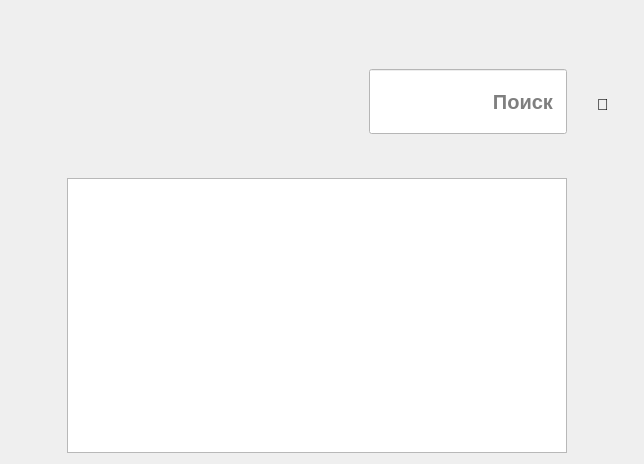
      <widget class="QWidget" name="tab_2">
       <attribute name="title">
        <string>Мой портфель💼</string>
       </attribute>
       <layout class="QGridLayout" name="gridLayout_2">
        <item row="3" column="2" colspan="3">
         <widget class="QTableWidget" name="tableWidget_2">
          <property name="palette">
           <palette>
            <active>
             <colorrole role="Text">
              <brush brushstyle="SolidPattern">
               <color alpha="255">
                <red>255</red>
                <green>100</green>
                <blue>0</blue>
               </color>
              </brush>
             </colorrole>
             <colorrole role="ButtonText">
              <brush brushstyle="SolidPattern">
               <color alpha="255">
                <red>255</red>
                <green>100</green>
                <blue>0</blue>
               </color>
              </brush>
             </colorrole>
            </active>
            <inactive>
             <colorrole role="Text">
              <brush brushstyle="SolidPattern">
               <color alpha="255">
                <red>255</red>
                <green>100</green>
                <blue>0</blue>
               </color>
              </brush>
             </colorrole>
             <colorrole role="ButtonText">
              <brush brushstyle="SolidPattern">
               <color alpha="255">
                <red>255</red>
                <green>100</green>
                <blue>0</blue>
               </color>
              </brush>
             </colorrole>
            </inactive>
            <disabled>
             <colorrole role="Text">
              <brush brushstyle="SolidPattern">
               <color alpha="255">
                <red>77</red>
                <green>77</green>
                <blue>77</blue>
               </color>
              </brush>
             </colorrole>
             <colorrole role="ButtonText">
              <brush brushstyle="SolidPattern">
               <color alpha="255">
                <red>77</red>
                <green>77</green>
                <blue>77</blue>
               </color>
              </brush>
             </colorrole>
            </disabled>
           </palette>
          </property>
          <property name="font">
           <font>
            <pointsize>15</pointsize>
           </font>
          </property>
          <property name="styleSheet">
           <string notr="true"/>
          </property>
          <property name="verticalScrollBarPolicy">
           <enum>Qt::ScrollBarAsNeeded</enum>
          </property>
          <property name="horizontalScrollBarPolicy">
           <enum>Qt::ScrollBarAsNeeded</enum>
          </property>
          <property name="sizeAdjustPolicy">
           <enum>QAbstractScrollArea::AdjustIgnored</enum>
          </property>
          <property name="iconSize">
           <size>
            <width>0</width>
            <height>0</height>
           </size>
          </property>
          <property name="showGrid">
           <bool>false</bool>
          </property>
          <property name="sortingEnabled">
           <bool>true</bool>
          </property>
          <property name="wordWrap">
           <bool>true</bool>
          </property>
          <property name="cornerButtonEnabled">
           <bool>true</bool>
          </property>
          <property name="columnCount">
           <number>0</number>
          </property>
          <attribute name="horizontalHeaderCascadingSectionResizes">
           <bool>true</bool>
          </attribute>
          <attribute name="horizontalHeaderDefaultSectionSize">
           <number>250</number>
          </attribute>
          <attribute name="horizontalHeaderMinimumSectionSize">
           <number>50</number>
          </attribute>
          <attribute name="horizontalHeaderShowSortIndicator" stdset="0">
           <bool>true</bool>
          </attribute>
          <attribute name="horizontalHeaderStretchLastSection">
           <bool>true</bool>
          </attribute>
         </widget>
        </item>
        <item row="1" column="3">
         <widget class="QPushButton" name="update_btn">
          <property name="sizePolicy">
           <sizepolicy hsizetype="Fixed" vsizetype="Minimum">
            <horstretch>0</horstretch>
            <verstretch>0</verstretch>
           </sizepolicy>
          </property>
          <property name="minimumSize">
           <size>
            <width>60</width>
            <height>50</height>
           </size>
          </property>
          <property name="styleSheet">
           <string notr="true">border-radius:  20px;</string>
          </property>
          <property name="text">
           <string/>
          </property>
          <property name="iconSize">
           <size>
            <width>20</width>
            <height>20</height>
           </size>
          </property>
         </widget>
        </item>
        <item row="1" column="5">
         <widget class="QPushButton" name="search_btn_2">
          <property name="sizePolicy">
           <sizepolicy hsizetype="MinimumExpanding" vsizetype="Maximum">
            <horstretch>0</horstretch>
            <verstretch>0</verstretch>
           </sizepolicy>
          </property>
          <property name="minimumSize">
           <size>
            <width>60</width>
            <height>60</height>
           </size>
          </property>
          <property name="maximumSize">
           <size>
            <width>50</width>
            <height>50</height>
           </size>
          </property>
          <property name="baseSize">
           <size>
            <width>60</width>
            <height>60</height>
           </size>
          </property>
          <property name="font">
           <font>
            <family>MS Shell Dlg 2</family>
            <pointsize>12</pointsize>
            <stylestrategy>PreferDefault</stylestrategy>
           </font>
          </property>
          <property name="styleSheet">
           <string notr="true">border-radius:  10px;</string>
          </property>
          <property name="text">
           <string>🔎</string>
          </property>
         </widget>
        </item>
        <item row="1" column="2">
         <widget class="QLabel" name="status_label">
          <property name="font">
           <font>
            <pointsize>12</pointsize>
           </font>
          </property>
          <property name="text">
           <string/>
          </property>
         </widget>
        </item>
        <item row="1" column="4">
         <widget class="QLineEdit" name="search_bar_2">
          <property name="sizePolicy">
           <sizepolicy hsizetype="Expanding" vsizetype="MinimumExpanding">
            <horstretch>0</horstretch>
            <verstretch>0</verstretch>
           </sizepolicy>
          </property>
          <property name="minimumSize">
           <size>
            <width>0</width>
            <height>65</height>
           </size>
          </property>
          <property name="maximumSize">
           <size>
            <width>16777215</width>
            <height>60</height>
           </size>
          </property>
          <property name="palette">
           <palette>
            <active>
             <colorrole role="Button">
              <brush brushstyle="SolidPattern">
               <color alpha="255">
                <red>255</red>
                <green>255</green>
                <blue>255</blue>
               </color>
              </brush>
             </colorrole>
             <colorrole role="Base">
              <brush brushstyle="SolidPattern">
               <color alpha="255">
                <red>255</red>
                <green>255</green>
                <blue>255</blue>
               </color>
              </brush>
             </colorrole>
             <colorrole role="Window">
              <brush brushstyle="SolidPattern">
               <color alpha="255">
                <red>255</red>
                <green>255</green>
                <blue>255</blue>
               </color>
              </brush>
             </colorrole>
            </active>
            <inactive>
             <colorrole role="Button">
              <brush brushstyle="SolidPattern">
               <color alpha="255">
                <red>255</red>
                <green>255</green>
                <blue>255</blue>
               </color>
              </brush>
             </colorrole>
             <colorrole role="Base">
              <brush brushstyle="SolidPattern">
               <color alpha="255">
                <red>255</red>
                <green>255</green>
                <blue>255</blue>
               </color>
              </brush>
             </colorrole>
             <colorrole role="Window">
              <brush brushstyle="SolidPattern">
               <color alpha="255">
                <red>255</red>
                <green>255</green>
                <blue>255</blue>
               </color>
              </brush>
             </colorrole>
            </inactive>
            <disabled>
             <colorrole role="Button">
              <brush brushstyle="SolidPattern">
               <color alpha="255">
                <red>255</red>
                <green>255</green>
                <blue>255</blue>
               </color>
              </brush>
             </colorrole>
             <colorrole role="Base">
              <brush brushstyle="SolidPattern">
               <color alpha="255">
                <red>255</red>
                <green>255</green>
                <blue>255</blue>
               </color>
              </brush>
             </colorrole>
             <colorrole role="Window">
              <brush brushstyle="SolidPattern">
               <color alpha="255">
                <red>255</red>
                <green>255</green>
                <blue>255</blue>
               </color>
              </brush>
             </colorrole>
            </disabled>
           </palette>
          </property>
          <property name="font">
           <font>
            <pointsize>15</pointsize>
            <weight>75</weight>
            <italic>false</italic>
            <bold>true</bold>
            <underline>false</underline>
            <strikeout>false</strikeout>
           </font>
          </property>
          <property name="cursor">
           <cursorShape>IBeamCursor</cursorShape>
          </property>
          <property name="layoutDirection">
           <enum>Qt::RightToLeft</enum>
          </property>
          <property name="styleSheet">
           <string notr="true">padding-right: 5px;</string>
          </property>
          <property name="inputMask">
           <string extracomment="поиск"/>
          </property>
          <property name="alignment">
           <set>Qt::AlignRight|Qt::AlignTrailing|Qt::AlignVCenter</set>
          </property>
          <property name="placeholderText">
           <string>Поиск  </string>
          </property>
         </widget>
        </item>
        <item row="2" column="2">
         <spacer name="horizontalSpacer_3">
          <property name="orientation">
           <enum>Qt::Horizontal</enum>
          </property>
          <property name="sizeHint" stdset="0">
           <size>
            <width>230</width>
            <height>40</height>
           </size>
          </property>
         </spacer>
        </item>
        <item row="0" column="0">
         <widget class="QPushButton" name="acc_btn_2">
          <property name="sizePolicy">
           <sizepolicy hsizetype="Ignored" vsizetype="Maximum">
            <horstretch>0</horstretch>
            <verstretch>0</verstretch>
           </sizepolicy>
          </property>
          <property name="minimumSize">
           <size>
            <width>50</width>
            <height>50</height>
           </size>
          </property>
          <property name="palette">
           <palette>
            <active/>
            <inactive/>
            <disabled/>
           </palette>
          </property>
          <property name="font">
           <font>
            <pointsize>13</pointsize>
           </font>
          </property>
          <property name="styleSheet">
           <string notr="true">border-radius: 15px;
background color rgb(0, 0, 255);</string>
          </property>
          <property name="text">
           <string/>
          </property>
         </widget>
        </item>
        <item row="0" column="2">
         <spacer name="horizontalSpacer_4">
          <property name="orientation">
           <enum>Qt::Horizontal</enum>
          </property>
          <property name="sizeHint" stdset="0">
           <size>
            <width>230</width>
            <height>50</height>
           </size>
          </property>
         </spacer>
        </item>
        <item row="3" column="0">
         <spacer name="verticalSpacer_3">
          <property name="orientation">
           <enum>Qt::Vertical</enum>
          </property>
          <property name="sizeHint" stdset="0">
           <size>
            <width>50</width>
            <height>275</height>
           </size>
          </property>
         </spacer>
        </item>
        <item row="3" column="5">
         <spacer name="verticalSpacer_4">
          <property name="orientation">
           <enum>Qt::Vertical</enum>
          </property>
          <property name="sizeHint" stdset="0">
           <size>
            <width>20</width>
            <height>275</height>
           </size>
          </property>
         </spacer>
        </item>
       </layout>
      </widget>
